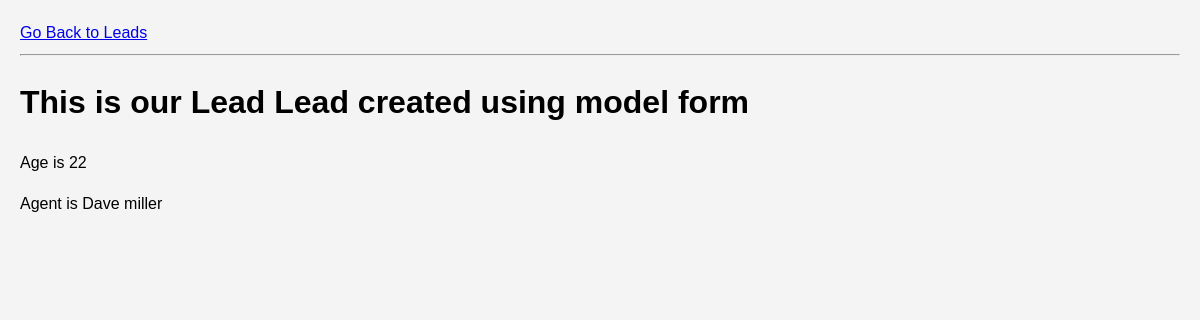
Screenshot of /APP1/leads_details/8 with the database file from the repository.
### APP1/models.py (models this page shows, shortened)
class Lead(models.Model):
    firstName = models.CharField(max_length=20)
    lastName = models.CharField(max_length=20)
    age = models.IntegerField(blank = True, null = True)
    agent = models.ForeignKey(Agent, on_delete=models.CASCADE)

class Agent(models.Model):
    firstName = models.CharField(max_length=20)
    lastName = models.CharField(max_length=20)

### APP1/views.py (the view)
# urls.py: path("leads_details/<int:pk>", views.leads_detail, name = "lead_details"),
def leads_detail(request, pk):
    leads = models.Lead.objects.get(id=pk)
    data = { "leads": leads}
    return render(request, "APP1/leads_details.html", context = data)

### APP1/templates/APP1/leads_details.html (shortened to what this page needs)
<!DOCTYPE html>
<html lang="en">
  <head>
  </head>
  <body>
    <a href="/APP1/leads">Go Back to Leads</a>
    <hr />
    <h1>This is our Lead {{leads.firstName}} {{leads.lastName}}</h1>
    <p>Age is {{leads.age}}</p>
    <p>Agent is {{leads.agent.firstName}} {{leads.agent.lastName}}</p>
  </body>
</html>

### APP1/templates/APP1/leads_details.html (style rules this page uses)
body { font-family: Arial, sans-serif; line-height: 1.6; margin: 0; padding: 20px; background-color: #f4f4f4; }

### rows the page displays
Lead: firstName "Lead created", lastName "using model form", age "22", agent.firstName "Dave", agent.lastName "miller"
